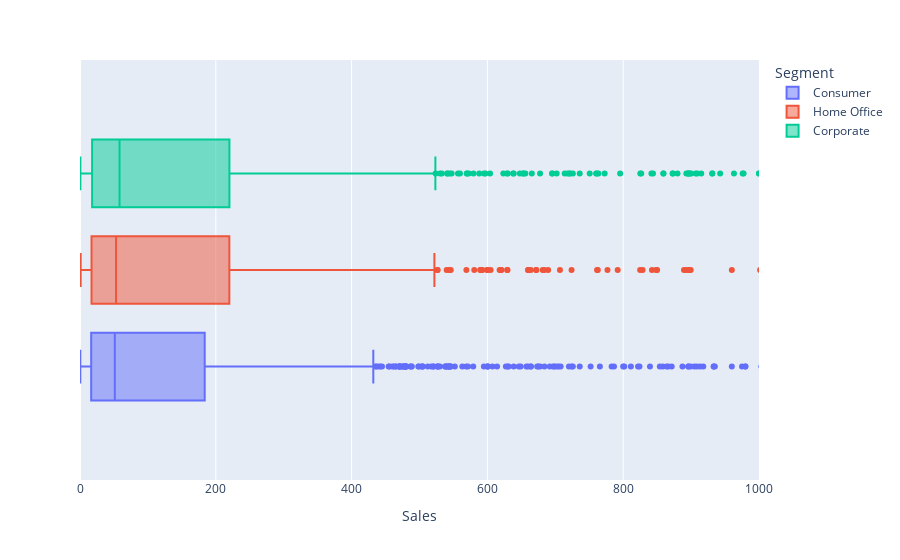

Notebook cell for this chart:
### Code cell
px.box(df,x='Sales',color='Segment',range_x=[0,1000])

### Figure 1 — Plotly figure (JSON) as saved in the notebook; plotly's stock layout.template omitted (floating-point values rounded to 4 significant figures; data arrays with more than 128 entries replaced by an {"elided": "..."} marker saying what was removed)
{"data": [{"alignmentgroup": "True", "hovertemplate": "Segment=Consumer<br>Sales=%{x}<extra></extra>", "legendgroup": "Consumer", "marker": {"color": "#636efa"}, "name": "Consumer", "notched": false, "offsetgroup": "Consumer", "orientation": "h", "showlegend": true, "type": "box", "x": {"elided": "1668 float values"}, "x0": " ", "xaxis": "x", "y0": " ", "yaxis": "y"}, {"alignmentgroup": "True", "hovertemplate": "Segment=Home Office<br>Sales=%{x}<extra></extra>", "legendgroup": "Home Office", "marker": {"color": "#EF553B"}, "name": "Home Office", "notched": false, "offsetgroup": "Home Office", "orientation": "h", "showlegend": true, "type": "box", "x": {"elided": "664 float values"}, "x0": " ", "xaxis": "x", "y0": " ", "yaxis": "y"}, {"alignmentgroup": "True", "hovertemplate": "Segment=Corporate<br>Sales=%{x}<extra></extra>", "legendgroup": "Corporate", "marker": {"color": "#00cc96"}, "name": "Corporate", "notched": false, "offsetgroup": "Corporate", "orientation": "h", "showlegend": true, "type": "box", "x": {"elided": "980 float values"}, "x0": " ", "xaxis": "x", "y0": " ", "yaxis": "y"}], "layout": {"boxmode": "group", "legend": {"title": {"text": "Segment"}, "tracegroupgap": 0}, "margin": {"t": 60}, "xaxis": {"anchor": "y", "domain": [0, 1], "range": [0, 1000], "title": {"text": "Sales"}}, "yaxis": {"anchor": "x", "domain": [0, 1]}}}
